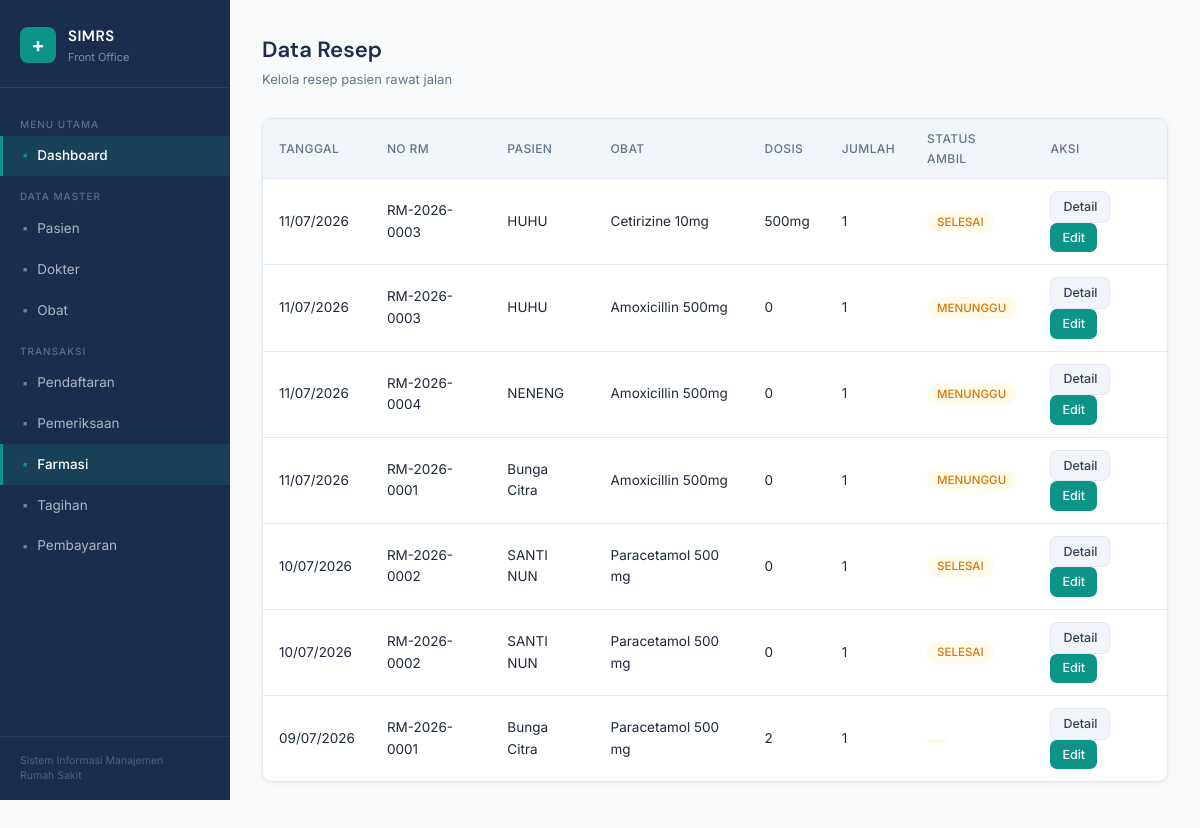
The page /farmasi/index.php on the database its author committed.
### tables this page shows
CREATE TABLE `resep` (
  `id_resep` int(11) NOT NULL,
  `id_pemeriksaan` int(11) NOT NULL,
  `id_obat` int(11) NOT NULL,
  `dosis` varchar(50) NOT NULL,
  `jumlah` int(11) NOT NULL DEFAULT 1,
  `aturan_pakai` text DEFAULT NULL,
  `status_ambil` enum('MENUNGGU','DIPROSES','SELESAI','BATAL') DEFAULT 'MENUNGGU',
  `tgl_resep` datetime DEFAULT current_timestamp(),
  `created_at` timestamp NOT NULL DEFAULT current_timestamp(),
  `updated_at` timestamp NOT NULL DEFAULT current_timestamp() ON UPDATE current_timestamp()
);

CREATE TABLE `pasien` (
  `id_pasien` int(11) NOT NULL,
  `no_rm` varchar(20) NOT NULL,
  `nik` varchar(16) NOT NULL,
  `nama` varchar(100) NOT NULL,
  `tgl_lahir` date NOT NULL,
  `jenis_kelamin` enum('L','P') NOT NULL,
  `alamat` text DEFAULT NULL,
  `no_hp` varchar(15) DEFAULT NULL,
  `agama` varchar(20) NOT NULL,
  `pekerjaan` varchar(50) NOT NULL,
  `pendidikan` varchar(50) NOT NULL,
  `status_perkawinan` enum('Belum Menikah','Menikah','Cerai Hidup','Cerai Mati') NOT NULL,
  `nama_wali` varchar(100) DEFAULT NULL,
  `hubungan_wali` varchar(50) DEFAULT NULL,
  `no_hp_wali` varchar(15) DEFAULT NULL,
  `created_at` timestamp NOT NULL DEFAULT current_timestamp(),
  `updated_at` timestamp NOT NULL DEFAULT current_timestamp() ON UPDATE current_timestamp()
);

CREATE TABLE `obat` (
  `id_obat` int(11) NOT NULL,
  `nama_obat` varchar(100) NOT NULL,
  `stok` int(11) NOT NULL DEFAULT 0,
  `harga` decimal(15,2) NOT NULL DEFAULT 0.00,
  `satuan` varchar(20) NOT NULL,
  `expired_date` date DEFAULT NULL,
  `kategori` varchar(50) DEFAULT NULL,
  `minimal_stok` int(11) DEFAULT 10,
  `created_at` timestamp NOT NULL DEFAULT current_timestamp(),
  `updated_at` timestamp NOT NULL DEFAULT current_timestamp() ON UPDATE current_timestamp()
);

### farmasi/index.php (the view, shortened to what this page needs)
<?php
require_once '../config/database.php';
$sql = "
SELECT r.*,
       ps.nama AS nama_pasien,
       ps.no_rm,
       o.nama_obat,
       p.diagnosa
FROM resep r
JOIN pemeriksaan pm ON pm.id_pemeriksaan = r.id_pemeriksaan
JOIN pendaftaran pd ON pd.id_pendaftaran = pm.id_pendaftaran
JOIN pasien ps ON ps.id_pasien = pd.id_pasien
JOIN obat o ON o.id_obat = r.id_obat
JOIN pemeriksaan p ON p.id_pemeriksaan = r.id_pemeriksaan
ORDER BY r.tgl_resep DESC
";
$result = mysqli_query($conn, $sql);
include '../includes/header.php';
include '../includes/sidebar.php';
?>
<div class="main-content">
    <div class="page-header">
        <div>
            <h1>Data Resep</h1>
            <p>Kelola resep pasien rawat jalan</p>
        </div>
    </div>
    <div class="card">
        <div class="table-wrap">
            <table>
                <thead>
                    <tr>
                        <th>Tanggal</th>
                        <th>No RM</th>
                        <th>Pasien</th>
                        <th>Obat</th>
                        <th>Dosis</th>
                        <th>Jumlah</th>
                        <th>Status Ambil</th>
                        <th>Aksi</th>
                    </tr>
                </thead>
                <tbody>
                <?php if(mysqli_num_rows($result) > 0): ?>
                <?php while($row = mysqli_fetch_assoc($result)): ?>
                <tr>
                    <td>
                        <?= date('d/m/Y', strtotime($row['tgl_resep'])) ?>
                    </td>
                    <td><?= $row['no_rm'] ?></td>
                    <td><?= $row['nama_pasien'] ?></td>
                    <td><?= $row['nama_obat'] ?></td>
                    <td><?= $row['dosis'] ?></td>
                    <td><?= $row['jumlah'] ?></td>
                    <td>
                    <?php
                    $badge = $row['status_ambil'] == 'SUDAH'
                            ? 'badge-success'
                            : 'badge-warning';
                    ?>
                    <span class="badge <?= $badge ?>">
                        <?= $row['status_ambil'] ?>
                    </span>
                    </td>
                    <td>
                        <a href="detail.php?id=<?= $row['id_resep'] ?>"
                           class="btn btn-secondary btn-sm">
                            Detail
                        </a>
                        <a href="edit.php?id=<?= $row['id_resep'] ?>"
                           class="btn btn-primary btn-sm">
                            Edit
                        </a>
                    </td>
                </tr>
                <?php endwhile; ?>
                <?php endif; ?>
                </tbody>
            </table>
        </div>
    </div>
</div>
<?php include '../includes/footer.php'; ?>

### assets/style.css (style rules this page uses)
*, *::before, *::after { box-sizing: border-box; margin: 0; padding: 0; }
:root { --navy: #1B2D4F; --navy-mid: #243B63; --teal: #0D9488; --teal-light:#CCFBF1; --slate: #64748B; --border: #E2E8F0; --bg: #F8FAFC; --white: #FFFFFF; --danger: #DC2626; --danger-bg: #FEF2F2; --warning: #D97706; --warning-bg:#FFFBEB; --success: #059669; --success-bg:#ECFDF5; --font-head: 'DM Sans', sans-serif; --font-body: 'Inter', sans-serif; --radius: 10px; --shadow: 0 1px 4px rgba(0,0,0,0.07); --sidebar-w: 230px; }
body { font-family: var(--font-body); font-size: 14px; background: var(--bg); color: #1E293B; line-height: 1.6; }
.main-content { flex: 1; margin-left: var(--sidebar-w); padding: 2rem; max-width: 100%; }
.page-header { display: flex; align-items: flex-start; justify-content: space-between; margin-bottom: 1.75rem; flex-wrap: wrap; gap: 1rem; }
.page-header h1 { font-family: var(--font-head); font-size: 22px; font-weight: 600; color: var(--navy); }
.page-header p { font-size: 13px; color: var(--slate); margin-top: 2px; }
.card { background: var(--white); border: 1px solid var(--border); border-radius: var(--radius); box-shadow: var(--shadow); overflow: hidden; margin-bottom: 1.5rem; }
.table-wrap { overflow-x: auto; }
table { width: 100%; border-collapse: collapse; font-size: 13.5px; }
thead th { background: #F1F5F9; padding: 0.65rem 1rem; text-align: left; font-weight: 500; color: var(--slate); font-size: 12px; text-transform: uppercase; letter-spacing: 0.4px; border-bottom: 1px solid var(--border); }
tbody td { padding: 0.75rem 1rem; border-bottom: 1px solid var(--border); color: #1E293B; vertical-align: middle; }
tbody tr:last-child td { border-bottom: none; }
.badge { display: inline-block; padding: 2px 10px; border-radius: 20px; font-size: 11.5px; font-weight: 500; }
.badge-warning { background: var(--warning-bg); color: var(--warning); }
.btn { display: inline-flex; align-items: center; gap: 6px; padding: 0.5rem 1.1rem; border-radius: 7px; font-size: 13.5px; font-weight: 500; cursor: pointer; border: none; text-decoration: none; transition: opacity 0.15s, transform 0.1s; font-family: var(--font-body); }
.btn-primary { background: var(--teal); color: #fff; }
.btn-secondary { background: #F1F5F9; color: #334155; border: 1px solid var(--border); }
.btn-sm { padding: 0.3rem 0.75rem; font-size: 12.5px; }

### rows shown on the page
resep: tgl_resep "11/07/2026", pasien.no_rm "RM-2026-0003", pasien.nama "HUHU", id_obat.nama_obat "Cetirizine 10mg", dosis "500mg", jumlah "1", status_ambil "SELESAI"
resep: tgl_resep "11/07/2026", pasien.no_rm "RM-2026-0003", pasien.nama "HUHU", id_obat.nama_obat "Amoxicillin 500mg", dosis "0", jumlah "1", status_ambil "MENUNGGU"
resep: tgl_resep "11/07/2026", pasien.no_rm "RM-2026-0004", pasien.nama "NENENG", id_obat.nama_obat "Amoxicillin 500mg", dosis "0", jumlah "1", status_ambil "MENUNGGU"
resep: tgl_resep "11/07/2026", pasien.no_rm "RM-2026-0001", pasien.nama "Bunga Citra", id_obat.nama_obat "Amoxicillin 500mg", dosis "0", jumlah "1", status_ambil "MENUNGGU"
resep: tgl_resep "10/07/2026", pasien.no_rm "RM-2026-0002", pasien.nama "SANTI NUN", id_obat.nama_obat "Paracetamol 500 mg", dosis "0", jumlah "1", status_ambil "SELESAI"
resep: tgl_resep "10/07/2026", pasien.no_rm "RM-2026-0002", pasien.nama "SANTI NUN", id_obat.nama_obat "Paracetamol 500 mg", dosis "0", jumlah "1", status_ambil "SELESAI"
resep: tgl_resep "09/07/2026", pasien.no_rm "RM-2026-0001", pasien.nama "Bunga Citra", id_obat.nama_obat "Paracetamol 500 mg", dosis "2", jumlah "1"
